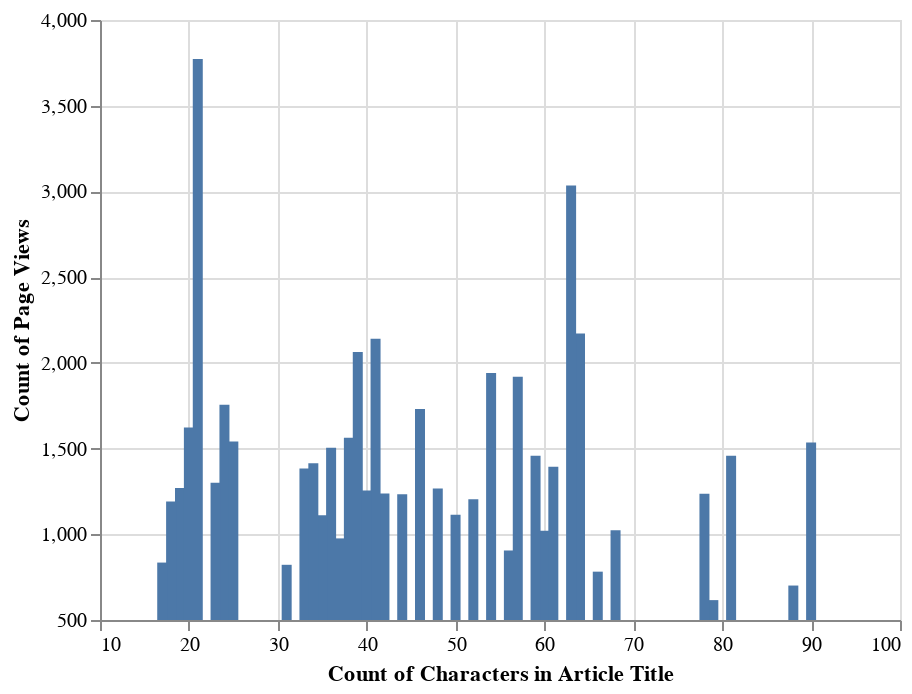

The cell this chart's notebook holds for it:
### Code cell
df['Title_Length_C'] = df.apply(lambda row: len((row.Title)), axis=1)

fig2 = alt.Chart(df[['Title_Length_C', 'Views']]).mark_bar().encode(
    y = alt.Y('mean(Views)', title = 'Count of Page Views', scale = alt.Scale(zero = False)),
    x = alt.X('Title_Length_C', title = 'Count of Characters in Article Title', scale = alt.Scale(zero = False))
)
fig2

### Figure 1 — Vega-Lite specification as saved in the notebook (floating-point values rounded to 4 significant figures)
{"config": {"view": {"continuousWidth": 400, "continuousHeight": 300}}, "data": {"name": "data-e9648d0624907a4dbc8f7c55ec688a9f"}, "mark": "bar", "encoding": {"x": {"field": "Title_Length_C", "scale": {"zero": false}, "title": "Count of Characters in Article Title", "type": "quantitative"}, "y": {"aggregate": "mean", "field": "Views", "scale": {"zero": false}, "title": "Count of Page Views", "type": "quantitative"}}, "$schema": "https://vega.github.io/schema/vega-lite/v4.17.0.json", "datasets": {"data-e9648d0624907a4dbc8f7c55ec688a9f": [{"Title_Length_C": 79, "Views": 616}, {"Title_Length_C": 88, "Views": 701}, {"Title_Length_C": 60, "Views": 1097}, {"Title_Length_C": 50, "Views": 748}, {"Title_Length_C": 81, "Views": 1458}, {"Title_Length_C": 36, "Views": 1267}, {"Title_Length_C": 60, "Views": 1276}, {"Title_Length_C": 66, "Views": 795}, {"Title_Length_C": 66, "Views": 769}, {"Title_Length_C": 31, "Views": 822}, {"Title_Length_C": 56, "Views": 771}, {"Title_Length_C": 57, "Views": 864}, {"Title_Length_C": 61, "Views": 742}, {"Title_Length_C": 35, "Views": 823}, {"Title_Length_C": 19, "Views": 972}, {"Title_Length_C": 68, "Views": 1024}, {"Title_Length_C": 35, "Views": 1173}, {"Title_Length_C": 38, "Views": 768}, {"Title_Length_C": 18, "Views": 1191}, {"Title_Length_C": 61, "Views": 610}, {"Title_Length_C": 46, "Views": 1413}, {"Title_Length_C": 57, "Views": 2973}, {"Title_Length_C": 64, "Views": 2171}, {"Title_Length_C": 17, "Views": 835}, {"Title_Length_C": 44, "Views": 1046}, {"Title_Length_C": 35, "Views": 1797}, {"Title_Length_C": 36, "Views": 1742}, {"Title_Length_C": 33, "Views": 1384}, {"Title_Length_C": 61, "Views": 2586}, {"Title_Length_C": 38, "Views": 2511}, {"Title_Length_C": 52, "Views": 1621}, {"Title_Length_C": 24, "Views": 1756}, {"Title_Length_C": 38, "Views": 1411}, {"Title_Length_C": 42, "Views": 1238}, {"Title_Length_C": 39, "Views": 997}, {"Title_Length_C": 35, "Views": 654}, {"Title_Length_C": 19, "Views": 1567}, {"Title_Length_C": 39, "Views": 1177}, {"Title_Length_C": 39, "Views": 4014}, {"Title_Length_C": 63, "Views": 2800}, {"Title_Length_C": 41, "Views": 2141}, {"Title_Length_C": 54, "Views": 2322}, {"Title_Length_C": 40, "Views": 1255}, {"Title_Length_C": 25, "Views": 1541}, {"Title_Length_C": 61, "Views": 1640}, {"Title_Length_C": 23, "Views": 1301}, {"Title_Length_C": 63, "Views": 3270}, {"Title_Length_C": 37, "Views": 902}, {"Title_Length_C": 46, "Views": 2049}, {"Title_Length_C": 52, "Views": 789}, {"Title_Length_C": 44, "Views": 1421}, {"Title_Length_C": 56, "Views": 1040}, {"Title_Length_C": 34, "Views": 1415}, {"Title_Length_C": 59, "Views": 1750}, {"Title_Length_C": 78, "Views": 1236}, {"Title_Length_C": 59, "Views": 1165}, {"Title_Length_C": 48, "Views": 1267}, {"Title_Length_C": 54, "Views": 1560}, {"Title_Length_C": 37, "Views": 1050}, {"Title_Length_C": 50, "Views": 1480}, {"Title_Length_C": 60, "Views": 691}, {"Title_Length_C": 20, "Views": 1623}, {"Title_Length_C": 90, "Views": 1535}, {"Title_Length_C": 21, "Views": 3773}]}}
